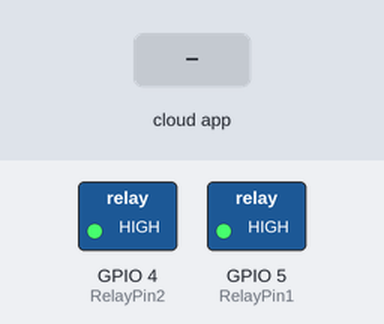
A sketch run on a simulated ESP8266 (NodeMCU). Shown: switched loads named in the sketch (green lamp = pin HIGH). The test bench sets the inputs (shaded band). WiFi joins after 1.5 s; servers stay silent unless stated; what the sketch prints to the serial monitor is not drawn.

Above: at 2.7 s.
2.8 s: the phone or cloud app sets switch1 to 1
At 3.9 s:
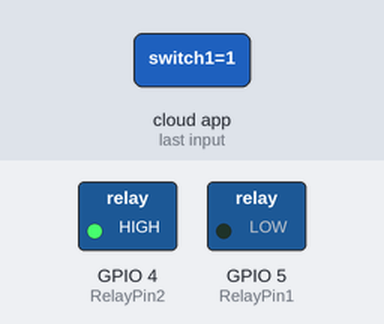
6.0 s: the phone or cloud app sets switch1 to 0
At 7.2 s:
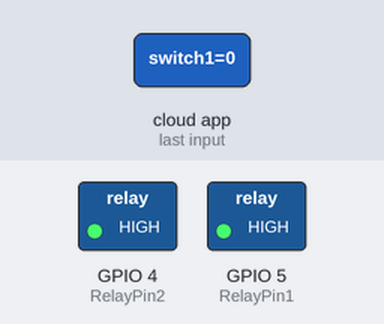
7.5 s: the phone or cloud app sets switch2 to 1
At 8.5 s:
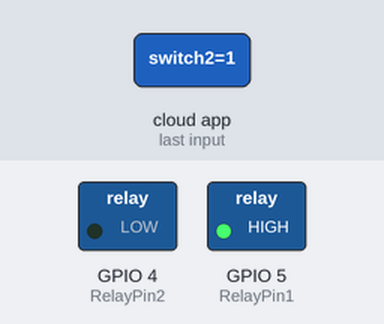
Timing chart, 0 to 10.0 s (numbered marks = the images above; inputs shaded):
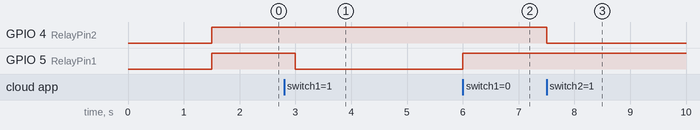

Measured:
- after the input at 2.8 s, GPIO 5 (RelayPin1): HIGH → LOW after 0.20 s
- after the input at 6.0 s, GPIO 5 (RelayPin1): LOW → HIGH at once
- after the input at 7.5 s, GPIO 4 (RelayPin2): HIGH → LOW at once

The sketch:

ArduinoCloud.ino
```cpp
#include <ArduinoIoTCloud.h>
#include <Arduino_ConnectionHandler.h>
#include <ESP8266Wifi.h>

const char DEVICE_LOGIN_NAME[]  = "12c10f02-fb3f-4ca7-9e3f-6c6f662b1b9b"; //Enter DEVICE ID
const char SSID[]               = "Rumahku";    //Enter WiFi SSID (name)
const char PASS[]               = "PodoWingi";    //Enter WiFi password
const char DEVICE_KEY[]         = "SMGse!!E@9X5x!yF8pYWQnn22";    //Enter Secret device password (Secret Key)

#define RelayPin1 5  //D1
#define RelayPin2 4  //D2

int toggleState_1 = 0; //Define integer to remember the toggle state for relay 1
int toggleState_2 = 0; //Define integer to remember the toggle state for relay 2

void onSwitch1Change();
void onSwitch2Change();

CloudSwitch switch1;
CloudSwitch switch2;

void initProperties() {
  ArduinoCloud.setBoardId(DEVICE_LOGIN_NAME);
  ArduinoCloud.setSecretDeviceKey(DEVICE_KEY);

  ArduinoCloud.addProperty(switch1, READWRITE, ON_CHANGE, onSwitch1Change);
  ArduinoCloud.addProperty(switch2, READWRITE, ON_CHANGE, onSwitch2Change);
}

WiFiConnectionHandler ArduinoIoTPreferredConnection(SSID, PASS);

unsigned long previousMillis = 0;
const long interval = 500; // interval at which to blink (milliseconds)
int wifiStatus = 0; // 0: Connecting, 1: Connected

void setup() {
  Serial.begin(9600);
  delay(1500); // Delay to wait for serial monitor

  initProperties();
  ArduinoCloud.begin(ArduinoIoTPreferredConnection);

  setDebugMessageLevel(2);
  ArduinoCloud.printDebugInfo();

  pinMode(RelayPin1, OUTPUT);
  pinMode(RelayPin2, OUTPUT);

  // During Starting all Relays should TURN OFF
  digitalWrite(RelayPin1, HIGH);
  digitalWrite(RelayPin2, HIGH);
}

void loop() {
  ArduinoCloud.update();

  // WiFi Connection Status
  if (WiFi.status() != WL_CONNECTED) {
    if (wifiStatus == 0) {
      unsigned long currentMillis = millis();
      if (currentMillis - previousMillis >= interval) {
        previousMillis = currentMillis;
        Serial.print("."); // Show dot while trying to connect
      }
    }
  } else {
    if (wifiStatus == 0) {
      Serial.println("\nWiFi Connected!");
      wifiStatus = 1; // Set the flag when WiFi is connected
    }
  }
}

void onSwitch1Change() {
  if (switch1 == 1) {
    digitalWrite(RelayPin1, LOW);
    Serial.println("Device1 ON");
    toggleState_1 = 1;
  } else {
    digitalWrite(RelayPin1, HIGH);
    Serial.println("Device1 OFF");
    toggleState_1 = 0;
  }
}

void onSwitch2Change() {
  if (switch2 == 1) {
    digitalWrite(RelayPin2, LOW);
    Serial.println("Device2 ON");
    toggleState_2 = 1;
  } else {
    digitalWrite(RelayPin2, HIGH);
    Serial.println("Device2 OFF");
    toggleState_2 = 0;
  }
}
```
